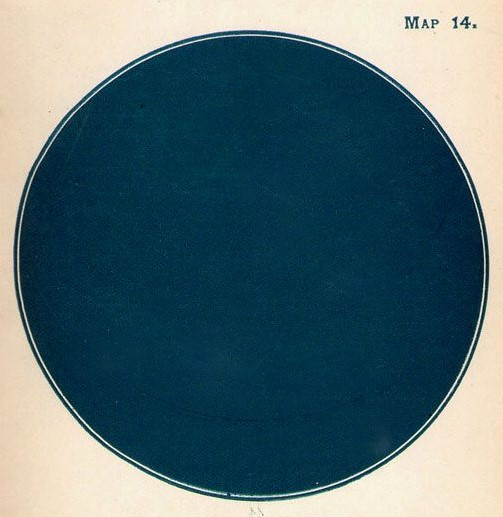
#> input picture skymap14cleaned.jpg, 503 x 517 px
$ python plotTest.py
#> lines starting #> are read from the running program, lines starting #| are printed output that depends on the picture
# -*- coding: utf-8 -*-
"""
Created on Tue Mar 17 09:29:29 2020

@author: Gaetan Davout
"""

import numpy as np
import matplotlib.pyplot as plt
import random

""" Next Improvements :
        - variable size of the dot          [##########] 99%
        - comment clearly                   [#########-] 90%
        - variable position from init       [#####-----] 50% redo that
        - add background                    [#########-] 90%
        - make a central hole               [#---------] 10%
        - add random points in the center   [#---------] 10%
        - make a command of this            [#---------] 10%
        - add maj match                     [#---------] 10%
"""

################################ Settings ####################################

# text that will be convert.
# the shorter parts are the better the result is.
# don't let any empty lines.
# don't write after or before the ''''.
text = ''''
je cueille des fleurs
d'orchis au printemps
et les jette dans les nuages
mal de dents evidemment
les poireaux sont verts
dans le champ
        '''


# size of the "stars"
# mediocre mean the most of them will have this size
size_brightest = 8
size_big = 4
size_mediocre = 1
# percentage of brighter star
lim_brightest = 10
lim_big = 70


# variability of star from there readable position
# the closer to zero the more variable it is.
# 100 is the most you can set to be sure to be able to read it
pos_variability = 10


##############################################################################
#////////////////////////////////////////////////////////////////////////////#
##############################################################################

if lim_brightest < 100: lim_brightest = 100 - lim_brightest
else : lim_brightest = 90

if lim_big < 100: lim_big = 100 - lim_big
else : lim_big = 70

################################# DATABASE ###################################

# the following characters are stocked in this order :
# abcdefghijklmnopqrstuvwxyz0.,?!'- + " "
# N.B. : digits match the first letters
# braille characters are splited like this:
# 1 2
# 3 4
# 5 6
dt = np.array([[1, 0, 0, 0, 0, 0],  # a U 1
               [1, 0, 1, 0, 0, 0],  # b U 2
               [1, 1, 0, 0, 0, 0],  # c U 3
               [1, 1, 0, 1, 0, 0],  # d U 4
               [1, 0, 0, 1, 0, 0],  # e U 5
               [1, 1, 1, 0, 0, 0],  # f U 6
               [1, 1, 1, 1, 0, 0],  # g U 7
               [1, 0, 1, 1, 0, 0],  # h U 8
               [0, 1, 1, 0, 0, 0],  # i U 9
               [0, 1, 1, 1, 0, 0],  # j
               [1, 0, 0, 0, 1, 0],  # k
               [1, 0, 1, 0, 1, 0],  # l
               [1, 1, 0, 0, 1, 0],  # m
               [1, 1, 0, 1, 1, 0],  # n
               [1, 0, 0, 1, 1, 0],  # o
               [1, 1, 1, 0, 1, 0],  # p
               [1, 1, 1, 1, 1, 0],  # q
               [1, 0, 1, 1, 1, 0],  # r
               [0, 1, 1, 0, 1, 0],  # s
               [0, 1, 1, 1, 1, 0],  # t
               [1, 0, 0, 0, 1, 1],  # u
               [1, 0, 1, 0, 1, 1],  # v
               [0, 1, 1, 1, 0, 1],  # w
               [1, 1, 0, 0, 1, 1],  # x
               [1, 1, 0, 1, 1, 1],  # y
               [1, 0, 0, 1, 1, 1],  # z
               [0, 1, 1, 1, 0, 0],  # 0
               [0, 0, 1, 1, 0, 1],  # .
               [0, 0, 1, 0, 0, 0],  # ,
               [0, 0, 1, 0, 1, 1],  # ?
               [0, 0, 1, 1, 1, 0],  # !
               [0, 0, 0, 0, 1, 0],  # '
               [0, 0, 0, 0, 1, 1],  # -
               [0, 0, 0, 0, 0, 0],  # " "
               ])

# match characters with there line in dt
switcher = {"a": 0,
            "b": 1,
            "c": 2,
            "d": 3,
            "e": 4,
            "f": 5,
            "g": 6,
            "h": 7,
            "i": 8,
            "j": 9,
            "k": 10,
            "l": 11,
            "m": 12,
            "n": 13,
            "o": 14,
            "p": 15,
            "q": 16,
            "r": 17,
            "s": 18,
            "t": 19,
            "u": 20,
            "v": 21,
            "w": 22,
            "x": 23,
            "y": 24,
            "z": 25,
            "0": 26,
            ".": 27,
            ",": 28,
            "?": 29,
            "!": 30,
            "'": 31,
            "-": 32,
            " ": 33,
            "1": 0,
            "2": 1,
            "3": 2,
            "4": 3,
            "5": 4,
            "6": 5,
            "7": 6,
            "8": 7,
            "9": 8,
            }

##############################################################################

################################ processing ##################################

# split text into lines and delete the first and last that are supposed to be
# empty
lines = text.split("\n")
del lines[0]
del lines[-1]


# Process line after line
nLines = len(lines)
for i in range(nLines): #decommante apres tests
    currentLine = (lines[i])
    nCarac = len(lines[i])

# create lines of coordinates for each potential "stars"
# braille are cut in three lines so there is three lines of coordinates per
# parts.
    """                          to modify                                 """
    y3 = np.linspace(-1,1,nCarac*2)
    x1 = -y3*np.cos((np.pi/2)+(i*3*np.pi/(nLines*3)))
    y1 = -y3*np.sin((np.pi/2)+(i*3*np.pi/(nLines*3)))
    x2 = -y3*np.cos((np.pi/2)+((i*3+1)*np.pi/(nLines*3)))
    y2 = -y3*np.sin((np.pi/2)+((i*3+1)*np.pi/(nLines*3)))
    x3 = -y3*np.cos((np.pi/2)+((i*3+2)*np.pi/(nLines*3)))
    y3 = -y3*np.sin((np.pi/2)+((i*3+2)*np.pi/(nLines*3)))

# for each characters print matching stars
    for j in range(nCarac):

        # permit to check the correct association and reading
        print([
        dt[switcher[currentLine[j]],0],
        dt[switcher[currentLine[j]],1],
        dt[switcher[currentLine[j]],2],
        dt[switcher[currentLine[j]],3],
        dt[switcher[currentLine[j]],4],
        dt[switcher[currentLine[j]],5],
        ],currentLine[j])

# make a better variability of position to be readable and more beautiful
        """                        to modify                               """
        # first braille line
        if dt[switcher[currentLine[j]],0] == 1:
            r = random.randrange(100)
            if r > lim_brightest:
                plt.scatter(x1[j*2]+(x1[j*2]*(((random.randrange(100)-50)/pos_variability)/nCarac)), y1[j*2]+(y1[j*2]*(((random.randrange(100)-50)/pos_variability)/nCarac)), s = size_brightest, c = 'white', marker = '.')
            elif r > lim_big:
                plt.scatter(x1[j*2]+(x1[j*2]*(((random.randrange(100)-50)/pos_variability)/nCarac)), y1[j*2]+(y1[j*2]*(((random.randrange(100)-50)/pos_variability)/nCarac)), s = size_big, c = 'white', marker = '.')
            else:
                plt.scatter(x1[j*2]+(x1[j*2]*(((random.randrange(100)-50)/pos_variability)/nCarac)), y1[j*2]+(y1[j*2]*(((random.randrange(100)-50)/pos_variability)/nCarac)), s = size_mediocre, c = 'white', marker = '.')

        if dt[switcher[currentLine[j]],1] == 1:
            r = random.randrange(100)
            if r > lim_brightest:
                plt.scatter(x1[j*2+1]+(x1[j*2+1]*(((random.randrange(100)-50)/pos_variability)/nCarac)), y1[j*2+1]+(y1[j*2+1]*(((random.randrange(100)-50)/pos_variability)/nCarac)), s = size_brightest, c = 'white', marker = '.')
            elif r > lim_big:
                plt.scatter(x1[j*2+1]+(x1[j*2+1]*(((random.randrange(100)-50)/pos_variability)/nCarac)), y1[j*2+1]+(y1[j*2+1]*(((random.randrange(100)-50)/pos_variability)/nCarac)), s = size_big, c = 'white', marker = '.')
            else:
                plt.scatter(x1[j*2+1]+(x1[j*2+1]*(((random.randrange(100)-50)/pos_variability)/nCarac)), y1[j*2+1]+(y1[j*2+1]*(((random.randrange(100)-50)/pos_variability)/nCarac)), s = size_mediocre, c = 'white', marker = '.')


        # second braille line
        if dt[switcher[currentLine[j]],2] == 1:
            r = random.randrange(100)
            if r > lim_brightest:
                plt.scatter(x2[j*2]+(x2[j*2]*(((random.randrange(100)-50)/pos_variability)/nCarac)), y2[j*2]+(y2[j*2]*(((random.randrange(100)-50)/pos_variability)/nCarac)), s = size_brightest, c = 'white', marker = '.')
            elif r > lim_big:
                plt.scatter(x2[j*2]+(x2[j*2]*(((random.randrange(100)-50)/pos_variability)/nCarac)), y2[j*2]+(y2[j*2]*(((random.randrange(100)-50)/pos_variability)/nCarac)), s = size_big, c = 'white', marker = '.')
            else:
                plt.scatter(x2[j*2]+(x2[j*2]*(((random.randrange(100)-50)/pos_variability)/nCarac)), y2[j*2]+(y2[j*2]*(((random.randrange(100)-50)/pos_variability)/nCarac)), s = size_mediocre, c = 'white', marker = '.')

        if dt[switcher[currentLine[j]],3] == 1:
            r = random.randrange(100)
            if r > lim_brightest:
                plt.scatter(x2[j*2+1]+(x2[j*2+1]*(((random.randrange(100)-50)/pos_variability)/nCarac)), y2[j*2+1]+(y2[j*2+1]*(((random.randrange(100)-50)/pos_variability)/nCarac)), s = size_brightest, c = 'white', marker = '.')
            elif r > lim_big:
                plt.scatter(x2[j*2+1]+(x2[j*2+1]*(((random.randrange(100)-50)/pos_variability)/nCarac)), y2[j*2+1]+(y2[j*2+1]*(((random.randrange(100)-50)/pos_variability)/nCarac)), s = size_big, c = 'white', marker = '.')
            else:
                plt.scatter(x2[j*2+1]+(x2[j*2+1]*(((random.randrange(100)-50)/pos_variability)/nCarac)), y2[j*2+1]+(y2[j*2+1]*(((random.randrange(100)-50)/pos_variability)/nCarac)), s = size_mediocre, c = 'white', marker = '.')


        # thrid braille line
        if dt[switcher[currentLine[j]],0] == 1:
            r = random.randrange(100)
            if r > lim_brightest:
                plt.scatter(x3[j*2]+(x3[j*2]*(((random.randrange(100)-50)/pos_variability)/nCarac)), y3[j*2]+(y3[j*2]*(((random.randrange(100)-50)/pos_variability)/nCarac)), s = size_brightest, c = 'white', marker = '.')
            elif r > lim_big:
                plt.scatter(x3[j*2]+(x3[j*2]*(((random.randrange(100)-50)/pos_variability)/nCarac)), y3[j*2]+(y3[j*2]*(((random.randrange(100)-50)/pos_variability)/nCarac)), s = size_big, c = 'white', marker = '.')
            else:
                plt.scatter(x3[j*2]+(x3[j*2]*(((random.randrange(100)-50)/pos_variability)/nCarac)), y3[j*2]+(y3[j*2]*(((random.randrange(100)-50)/pos_variability)/nCarac)), s = size_mediocre, c = 'white', marker = '.')

        if dt[switcher[currentLine[j]],1] == 1:
            r = random.randrange(100)
            if r > lim_brightest:
                plt.scatter(x3[j*2+1]+(x3[j*2+1]*(((random.randrange(100)-50)/pos_variability)/nCarac)), y3[j*2+1]+(y3[j*2+1]*(((random.randrange(100)-50)/pos_variability)/nCarac)), s = size_brightest, c = 'white', marker = '.')
            elif r > lim_big:
                plt.scatter(x3[j*2+1]+(x3[j*2+1]*(((random.randrange(100)-50)/pos_variability)/nCarac)), y3[j*2+1]+(y3[j*2+1]*(((random.randrange(100)-50)/pos_variability)/nCarac)), s = size_big, c = 'white', marker = '.')
            else:
                plt.scatter(x3[j*2+1]+(x3[j*2+1]*(((random.randrange(100)-50)/pos_variability)/nCarac)), y3[j*2+1]+(y3[j*2+1]*(((random.randrange(100)-50)/pos_variability)/nCarac)), s = size_mediocre, c = 'white', marker = '.')


##############################################################################

################################### Print ####################################


# print the background
img = plt.imread("skymap14cleaned.jpg")
#> img is the input picture: shape (517, 503, 3); mean R, G, B 83.2, 108.1, 114.3
plt.imshow(img, extent=[-1.23,1.23,-1.23,1.23])


# add ornament
"""                                to make                                 """


# equalize and remove axis
plt.axis("equal")
plt.axis("off")


#plt.savefig("test.png")
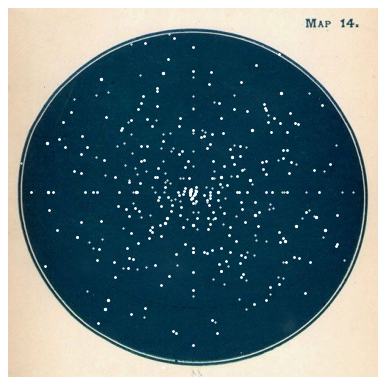
#> figure drawn by matplotlib, 1 panel
